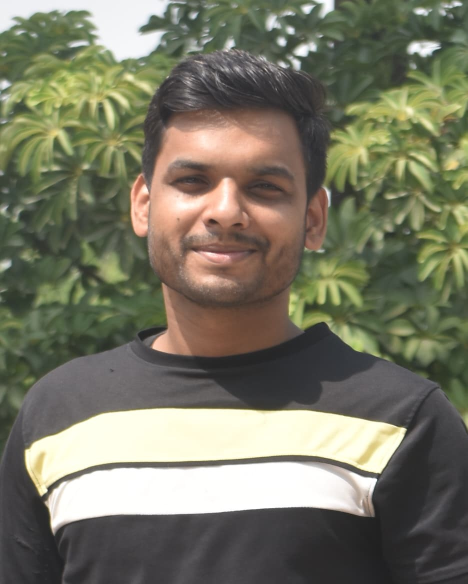
#> input picture media/student_images/mithilesh.jpg, 935 x 1168 px (shown at 1/2 size)
$ python -i utils.py   (imports and definitions only)
#> lines starting #> are read from the running program, lines starting #| are printed output that depends on the picture
#> further down, picture is the input picture: shape (1168, 935, 3); mean B, G, R 100.6, 118.8, 119.7
import cv2
import numpy as np
from .models import Student


def _load_face_roi(image_bgr):
    gray = cv2.cvtColor(image_bgr, cv2.COLOR_BGR2GRAY)
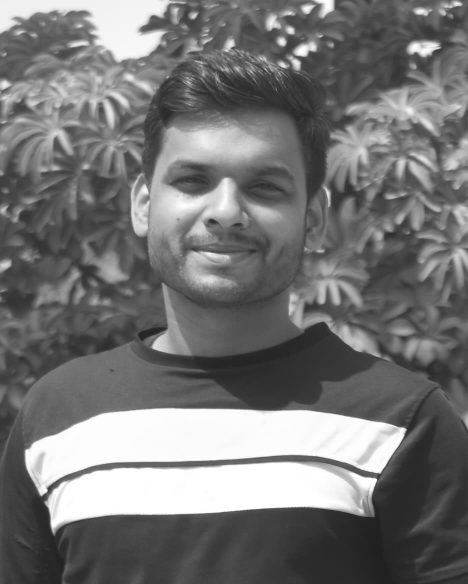
#> gray: shape (1168, 935) (shown at 1/2 size); min 30, max 255, mean 117
    cascade = cv2.CascadeClassifier(cv2.data.haarcascades + "haarcascade_frontalface_default.xml")
    faces = cascade.detectMultiScale(gray, scaleFactor=1.1, minNeighbors=5, minSize=(80, 80))
#> faces = [[260, 215, 388, 388]]
    if len(faces) == 0:
        return None
    x, y, w, h = max(faces, key=lambda f: f[2] * f[3])
#> x = 260; y = 215; w = 388; h = 388
    face = gray[y : y + h, x : x + w]
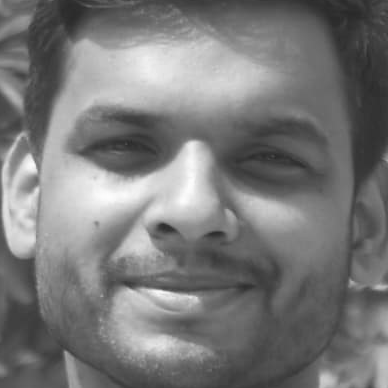
#> face: shape (388, 388); min 40, max 253, mean 120.8
    face = cv2.resize(face, (200, 200), interpolation=cv2.INTER_CUBIC)
#> face: shape (200, 200)
    return face


# [32 lines left out: function get_encode_faces, not called in this run]

>>> import cv2
>>> picture = cv2.imread('../media/student_images/mithilesh.jpg')
>>> result = _load_face_roi(picture)

$ run again, on media/student_images/user-image.png
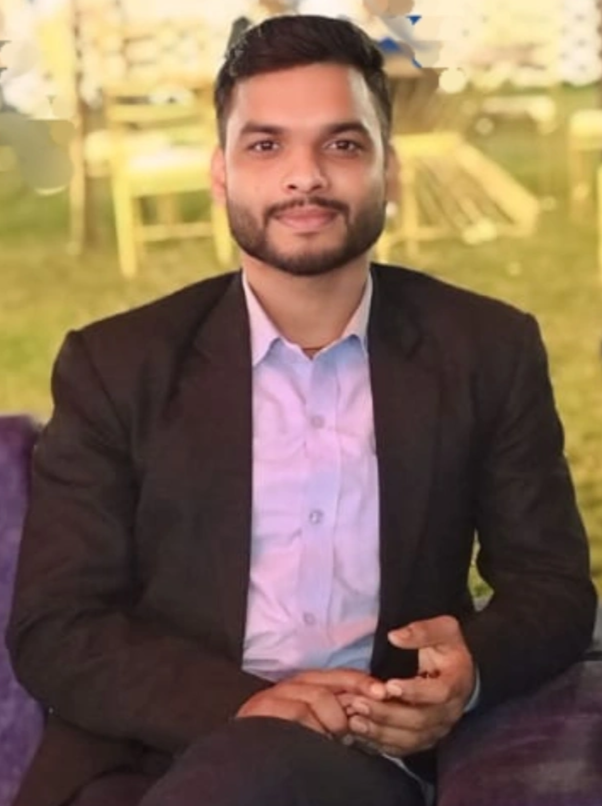
#> input picture media/student_images/user-image.png, 602 x 806 px
#> picture is the input picture: shape (806, 602, 3); mean B, G, R 85, 105.6, 129.3
#> in _load_face_roi, `gray = cv2.cvtColor(image_bgr, cv2.COLOR_BGR2GRAY)`:
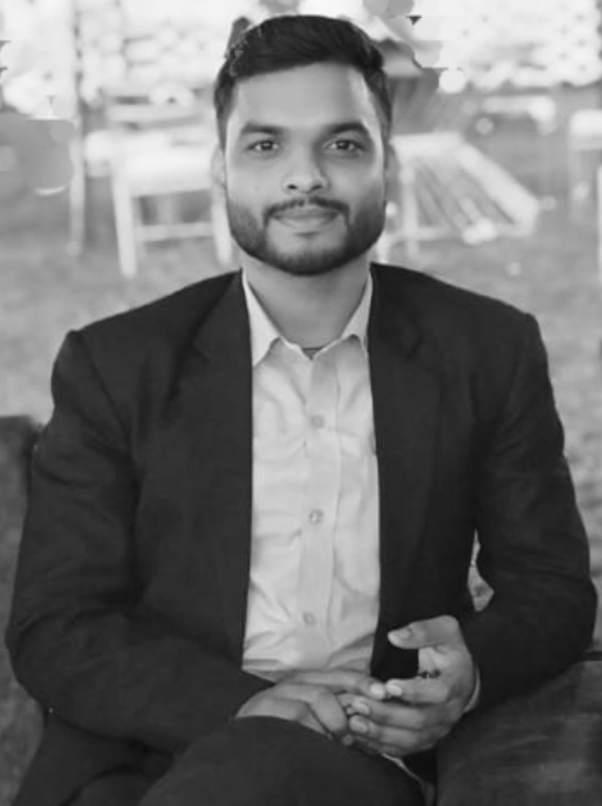
#> gray: shape (806, 602); min 11, max 250, mean 110.3
#> faces = [[103, 163, 128, 128], [202, 67, 204, 204]]
#> x = 202; y = 67; w = 204
#> in _load_face_roi, `face = gray[y : y + h, x : x + w]`:
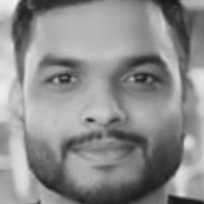
#> face: shape (204, 204); min 19, max 244, mean 140.4
